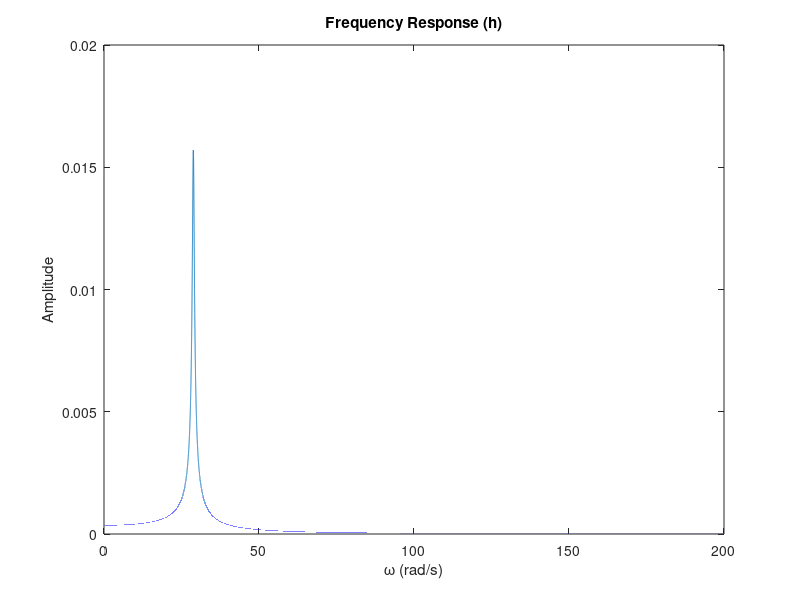
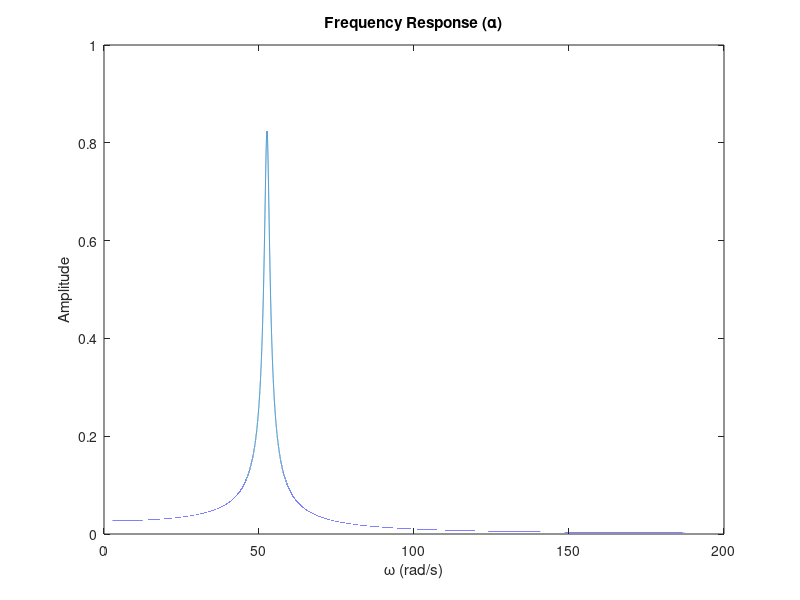
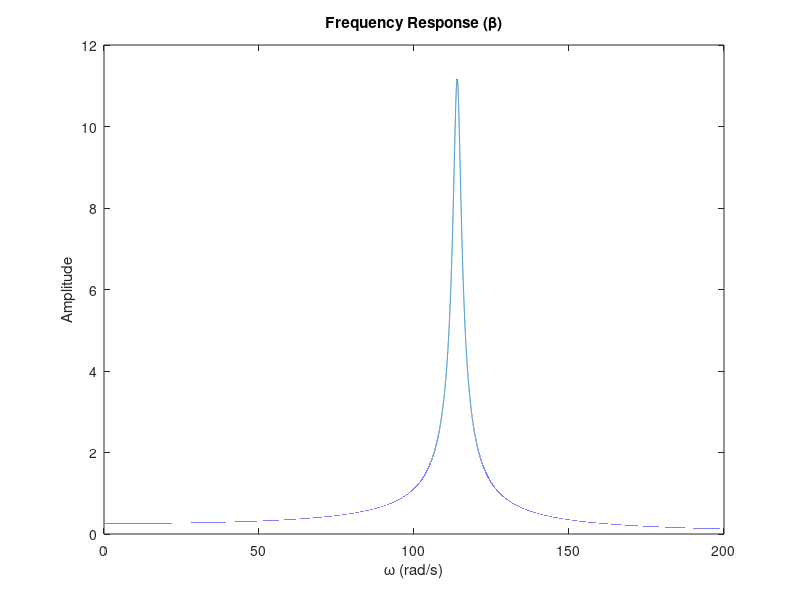
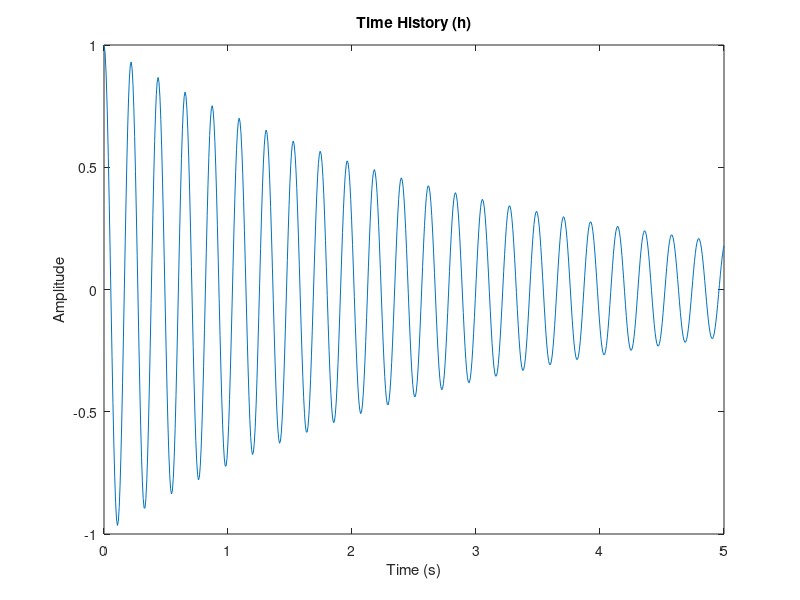

MATLAB code to generate these figures, in order: (Note: this script raises an error after producing the figures.)
% 2D Wing+Control Surface
clear all; close all; clc

% Input Parameters
m_h        = 3.3930;
m_alpha    = 0.0135;
m_Beta     = 0.0003;
zeta_h     = 0.0113;
zeta_alpha = 0.01626;
zeta_Beta  = 0.0115;
K_h        = 2818.4;
K_alpha    = 37.34; 
K_Beta     = 3.895;
M          = [3.393, 0.0859, 0.0040;
             0.0859, 0.0135, 0.0008;
             0.0040, 0.0008, 0.0003];
K          = [2818.4, 0, 0;
             0, 37.34, 0;
             0, 0, 3.895];

% Natural Frequencies
omega_h             = sqrt(K_h/m_h)
omega_alpha         = sqrt(K_alpha/m_alpha)
omega_Beta          = sqrt(K_Beta/m_Beta)

% Damping Matrix
C_h     = 2*zeta_h*omega_h*m_h;
C_alpha = 2*zeta_alpha*omega_alpha*m_alpha;
C_Beta  = 2*zeta_Beta*omega_Beta*m_Beta;
C       = diag([C_h C_alpha C_Beta])

% Frequency Response Plots (Uncoupled)
omega = 0:0.001:200;

figure(1)
y1 = sqrt(((1./m_h).^2)./(((omega_h.^2-omega.^2).^2)+4.*(zeta_h.*omega_h.*omega).^2));
[max_y1, max_y1_index] = max(y1); % find max amplitude and natural frequency
omega_h_graph = omega(max_y1_index) % print natural frequency
idx1 = find(abs(y1-max(y1)/sqrt(2))<0.000005); % frequency at 1/sqrt(2) max amplitude
omega_h_delta = omega(idx1(2))-omega(idx1(1)); % frequency delta
zeta_h_graph = omega_h_delta/(2*omega_h_graph) % print damping ratio
plot(omega, y1) % plot frequency response
title('Frequency Response (h)'), xlabel('\omega (rad/s)'), ylabel('Amplitude')

figure(2)
y2 = sqrt(((1./m_alpha).^2)./(((omega_alpha.^2-omega.^2).^2)+4.*(zeta_alpha.*omega_alpha.*omega).^2));
[max_y2, max_y2_index] = max(y2); % find max amplitude and natural frequency
omega_alpha_graph = omega(max_y2_index) % print natural frequency
idx2 = find(abs(y2-max(y2)/sqrt(2))<0.00015); % frequency at 1/sqrt(2) max amplitude
omega_alpha_delta = omega(idx2(2))-omega(idx2(1)); % frequency delta
zeta_alpha_graph = omega_alpha_delta/(2*omega_alpha_graph) % print damping ratio
plot(omega, y2) % plot frequency response
title('Frequency Response (\alpha)'), xlabel('\omega (rad/s)'), ylabel('Amplitude')

figure(3)
y3 = sqrt(((1./m_Beta).^2)./(((omega_Beta.^2-omega.^2).^2)+4.*(zeta_Beta.*omega_Beta.*omega).^2));
[max_y3, max_y3_index] = max(y3); % find max amplitude and natural frequency
omega_Beta_graph = omega(max_y3_index) % print natural frequency
idx3 = find(abs(y3-max(y3)/sqrt(2))<0.0012); % frequency at 1/sqrt(2) max amplitude
omega_Beta_delta = omega(idx3(2))-omega(idx3(1)); % frequency delta
zeta_Beta_graph = omega_Beta_delta/(2*omega_Beta_graph) % print damping ratio
plot(omega, y3) % plot frequency response
title('Frequency Response (\beta)'), xlabel('\omega (rad/s)'), ylabel('Amplitude')

% Time Histories
t = [0,5]; % initial and end times

figure(4)
y1_0 = [1;0]; % initial perturbation
f1 = @(t,y)[y(2); (-K_h/m_h)*y(1)-(C_h/m_h)*y(2)];
[ts1,ys1] = ode45(f1,t,y1_0);
plot(ts1,ys1(:,1))
title('Time History (h)'), xlabel('Time (s)'), ylabel('Amplitude')
pks1 = findpeaks(ys1(:,1)); % find peaks
zeta_h_decrement = log(pks1(4)/pks1(5))/(2*pi) % used 4th and 5th peak

figure(5)
y2_0 = [1;0]; % initial perturbation
f2 = @(t,y)[y(2); (-K_alpha/m_alpha)*y(1)-(C_alpha/m_alpha)*y(2)];
[ts2,ys2] = ode45(f2,t,y2_0);
plot(ts2,ys2(:,1))
title('Time History (\alpha)'), xlabel('Time (s)'), ylabel('Amplitude')
pks2 = findpeaks(ys2(:,1)); % find peaks
zeta_alpha_decrement = log(pks2(4)/pks2(5))/(2*pi) % used 4th and 5th peak

figure(6)
y3_0 = [1;0]; % initial perturbation
f3 = @(t,y)[y(2); (-K_Beta/m_Beta)*y(1)-(C_Beta/m_Beta)*y(2)];
[ts3,ys3] = ode45(f3,t,y3_0);
plot(ts3,ys3(:,1))
title('Time History (\beta)'), xlabel('Time (s)'), ylabel('Amplitude')
pks3 = findpeaks(ys3(:,1)); % find peaks
zeta_Beta_decrement = log(pks3(4)/pks3(5))/(2*pi) % used 4th and 5th peak

% Coupled Response
% Input of [1; 0; 0]
string = ["h", "\alpha", "\beta"];
for i = 1:length(omega)
    A_1 = (-omega(i)^2)*M+1i*omega(i)*C+K; 
    b_1 = [1; 0; 0];
    y_1 = A_1\b_1;
    mag_1(:,i) = abs(y_1);
end
for i = 1:3
    pks_1 = findpeaks(mag_1(i,:));
    for k = 1:3
        % store 3 peak indices (h in first row, alpha in second, etc.)
        pks_1_matrix(i,k) = find(pks_1(k) == mag_1(i,:));
    end
end
figure(7)
for i = 1:3
    subplot(3,1,i)
    plot(omega, mag_1(i,:))
    xlabel('\omega (rad/s)')
    ylabel(strcat("Amplitude (", string(i)," / F)"))
end
omega_1 = [omega(pks_1_matrix(1,1)), omega(pks_1_matrix(1,2)), omega(pks_1_matrix(1,3));
           omega(pks_1_matrix(2,1)), omega(pks_1_matrix(2,2)), omega(pks_1_matrix(2,3));
           omega(pks_1_matrix(3,1)), omega(pks_1_matrix(3,2)), omega(pks_1_matrix(3,3))]

pks_1_1 = findpeaks(mag_1(1,:));
index_h_1_1 = find(abs(mag_1(1,1:40000)-pks_1_1(1,1)/sqrt(2))<0.00001); % frequency at 1/sqrt(2) max amplitude
omega_h_1_1_delta = omega(index_h_1_1(2))-omega(index_h_1_1(1)); % frequency delta
zeta_h_1_1_graph = omega_h_1_1_delta/(2*omega(pks_1_matrix(1,1))); % find damping ratio
index_h_2_1 = find(abs(mag_1(1,40000:90000)-pks_1_1(1,2)/sqrt(2))<0.0000001); % frequency at 1/sqrt(2) max amplitude
omega_h_2_1_delta = omega(index_h_2_1(2))-omega(index_h_2_1(1)); % frequency delta
zeta_h_2_1_graph = omega_h_2_1_delta/(2*omega(pks_1_matrix(1,2))); % find damping ratio
index_h_3_1 = find(abs(mag_1(1,120000:140000)-pks_1_1(1,3)/sqrt(2))<0.0000015625); % frequency at 1/sqrt(2) max amplitude
omega_h_3_1_delta = omega(index_h_3_1(2))-omega(index_h_3_1(1)); % frequency delta
zeta_h_3_1_graph = omega_h_3_1_delta/(2*omega(pks_1_matrix(1,3))); % find damping ratio

pks_2_1 = findpeaks(mag_1(2,:));
index_alpha_1_1 = find(abs(mag_1(2,1:40000)-pks_2_1(1,1)/sqrt(2))<0.000025); % frequency at 1/sqrt(2) max amplitude
omega_alpha_1_1_delta = omega(index_alpha_1_1(2))-omega(index_alpha_1_1(1)); % frequency delta
zeta_alpha_1_1_graph = omega_alpha_1_1_delta/(2*omega(pks_1_matrix(2,1))); % find damping ratio
index_alpha_2_1 = find(abs(mag_1(2,40000:90000)-pks_2_1(1,2)/sqrt(2))<0.0000045); % frequency at 1/sqrt(2) max amplitude
omega_alpha_2_1_delta = omega(index_alpha_2_1(2))-omega(index_alpha_2_1(1)); % frequency delta
zeta_alpha_2_1_graph = omega_alpha_2_1_delta/(2*omega(pks_1_matrix(2,2))); % find damping ratio
index_alpha_3_1 = find(abs(mag_1(2,120000:140000)-pks_2_1(1,3)/sqrt(2))<0.0000005); % frequency at 1/sqrt(2) max amplitude
omega_alpha_3_1_delta = omega(index_alpha_3_1(7))-omega(index_alpha_3_1(6)); % frequency delta
zeta_alpha_3_1_graph = omega_alpha_3_1_delta/(2*omega(pks_1_matrix(2,3))); % find damping ratio

pks_3_1 = findpeaks(mag_1(3,:));
index_Beta_1_1 = find(abs(mag_1(3,1:40000)-pks_3_1(1,1)/sqrt(2))<0.00001); % frequency at 1/sqrt(2) max amplitude
omega_Beta_1_1_delta = omega(index_Beta_1_1(2))-omega(index_Beta_1_1(1)); % frequency delta
zeta_Beta_1_1_graph = omega_Beta_1_1_delta/(2*omega(pks_1_matrix(3,1))); % find damping ratio
index_Beta_2_1 = find(abs(mag_1(3,40000:90000)-pks_3_1(1,2)/sqrt(2))<0.000003); % frequency at 1/sqrt(2) max amplitude
omega_Beta_2_1_delta = omega(index_Beta_2_1(2))-omega(index_Beta_2_1(1)); % frequency delta
zeta_Beta_2_1_graph = omega_Beta_2_1_delta/(2*omega(pks_1_matrix(3,2))); % find damping ratio
index_Beta_3_1 = find(abs(mag_1(3,120000:140000)-pks_3_1(1,3)/sqrt(2))<0.00000065); % frequency at 1/sqrt(2) max amplitude
omega_Beta_3_1_delta = omega(index_Beta_3_1(2))-omega(index_Beta_3_1(1)); % frequency delta
zeta_Beta_3_1_graph = omega_Beta_3_1_delta/(2*omega(pks_1_matrix(3,3))); % find damping ratio

zeta_1 = [zeta_h_1_1_graph, zeta_h_2_1_graph, zeta_h_3_1_graph;
          zeta_alpha_1_1_graph, zeta_alpha_2_1_graph, zeta_alpha_3_1_graph;
          zeta_Beta_1_1_graph, zeta_Beta_2_1_graph, zeta_Beta_3_1_graph]

% Input of [0; 1; 0]
for i = 1:length(omega)
    A_2 = (-omega(i)^2)*M+1i*omega(i)*C+K; 
    b_2 = [0; 1; 0];
    y_2 = A_2\b_2;
    mag_2(:,i) = abs(y_2);
end
for i = 1:3
    pks_2 = findpeaks(mag_2(i,:));
    for k = 1:3
        % store 3 peak indices (h in first row, alpha in second, etc.)
        pks_2_matrix(i,k) = find(pks_2(k) == mag_2(i,:));
    end
end
figure(8)
for i = 1:3
    subplot(3,1,i)
    plot(omega, mag_2(i,:))
    xlabel('\omega (rad/s)')
    ylabel(strcat("Amplitude (", string(i)," / F)"))
end
omega_2 = [omega(pks_2_matrix(1,1)), omega(pks_2_matrix(1,2)), omega(pks_2_matrix(1,3));
           omega(pks_2_matrix(2,1)), omega(pks_2_matrix(2,2)), omega(pks_2_matrix(2,3));
           omega(pks_2_matrix(3,1)), omega(pks_2_matrix(3,2)), omega(pks_2_matrix(3,3))]

pks_1_2 = findpeaks(mag_2(1,:));
index_h_1_2 = find(abs(mag_2(1,1:40000)-pks_1_2(1,1)/sqrt(2))<0.00002); % frequency at 1/sqrt(2) max amplitude
omega_h_1_2_delta = omega(index_h_1_2(2))-omega(index_h_1_2(1)); % frequency delta
zeta_h_1_2_graph = omega_h_1_2_delta/(2*omega(pks_2_matrix(1,1))); % find damping ratio
index_h_2_2 = find(abs(mag_2(1,40000:90000)-pks_1_2(1,2)/sqrt(2))<0.000004); % frequency at 1/sqrt(2) max amplitude
omega_h_2_2_delta = omega(index_h_2_2(2))-omega(index_h_2_2(1)); % frequency delta
zeta_h_2_2_graph = omega_h_2_2_delta/(2*omega(pks_2_matrix(1,2))); % find damping ratio
index_h_3_2 = find(abs(mag_2(1,120000:140000)-pks_1_2(1,3)/sqrt(2))<0.0000005); % frequency at 1/sqrt(2) max amplitude
omega_h_3_2_delta = omega(index_h_3_2(7))-omega(index_h_3_2(6)); % frequency delta
zeta_h_3_2_graph = omega_h_3_2_delta/(2*omega(pks_2_matrix(1,3))); % find damping ratio

pks_2_2 = findpeaks(mag_2(2,:));
index_alpha_1_2 = find(abs(mag_2(2,1:40000)-pks_2_2(1,1)/sqrt(2))<0.0001); % frequency at 1/sqrt(2) max amplitude
omega_alpha_1_2_delta = omega(index_alpha_1_2(4))-omega(index_alpha_1_2(3)); % frequency delta
zeta_alpha_1_2_graph = omega_alpha_1_2_delta/(2*omega(pks_2_matrix(2,1))); % find damping ratio
index_alpha_2_2 = find(abs(mag_2(2,40000:90000)-pks_2_2(1,2)/sqrt(2))<0.0001); % frequency at 1/sqrt(2) max amplitude
omega_alpha_2_2_delta = omega(index_alpha_2_2(2))-omega(index_alpha_2_2(1)); % frequency delta
zeta_alpha_2_2_graph = omega_alpha_2_2_delta/(2*omega(pks_2_matrix(2,2))); % find damping ratio
index_alpha_3_2 = find(abs(mag_2(2,120000:140000)-pks_2_2(1,3)/sqrt(2))<0.000005); % frequency at 1/sqrt(2) max amplitude
omega_alpha_3_2_delta = omega(index_alpha_3_2(2))-omega(index_alpha_3_2(1)); % frequency delta
zeta_alpha_3_2_graph = omega_alpha_3_2_delta/(2*omega(pks_2_matrix(2,3))); % find damping ratio

pks_3_2 = findpeaks(mag_2(3,:));
index_Beta_1_2 = find(abs(mag_2(3,1:40000)-pks_3_2(1,1)/sqrt(2))<0.00003); % frequency at 1/sqrt(2) max amplitude
omega_Beta_1_2_delta = omega(index_Beta_1_2(2))-omega(index_Beta_1_2(1)); % frequency delta
zeta_Beta_1_2_graph = omega_Beta_1_2_delta/(2*omega(pks_2_matrix(3,1))); % find damping ratio
index_Beta_2_2 = find(abs(mag_2(3,40000:90000)-pks_3_2(1,2)/sqrt(2))<0.0001); % frequency at 1/sqrt(2) max amplitude
omega_Beta_2_2_delta = omega(index_Beta_2_2(2))-omega(index_Beta_2_2(1)); % frequency delta
zeta_Beta_2_2_graph = omega_Beta_2_2_delta/(2*omega(pks_2_matrix(3,2))); % find damping ratio
index_Beta_3_2 = find(abs(mag_2(3,120000:140000)-pks_3_2(1,3)/sqrt(2))<0.00005); % frequency at 1/sqrt(2) max amplitude
omega_Beta_3_2_delta = omega(index_Beta_3_2(2))-omega(index_Beta_3_2(1)); % frequency delta
zeta_Beta_3_2_graph = omega_Beta_3_2_delta/(2*omega(pks_2_matrix(3,3))); % find damping ratio

zeta_2 = [zeta_h_1_2_graph, zeta_h_2_2_graph, zeta_h_3_2_graph;
          zeta_alpha_1_2_graph, zeta_alpha_2_2_graph, zeta_alpha_3_2_graph;
          zeta_Beta_1_2_graph, zeta_Beta_2_2_graph, zeta_Beta_3_2_graph]
      